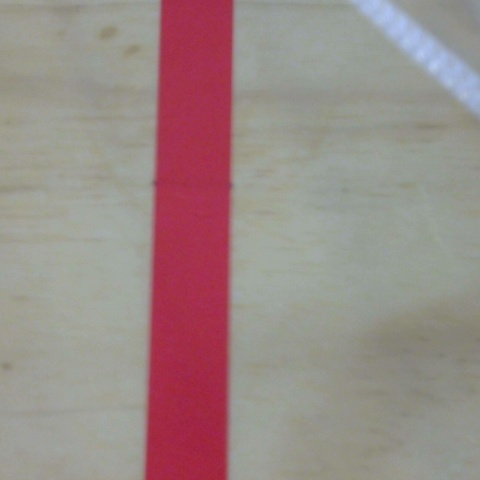
#> input picture pi_vision/captured_image.jpg, 480 x 480 px
$ python -i redline_stream.py   (imports and definitions only)
#> lines starting #> are read from the running program, lines starting #| are printed output that depends on the picture; after the words box and inside, x2 and y2 are one past the last pixel; in counts of white or black regions, pixels touching at a corner belong together; long printed decimals are rounded
#> further down, picture is the input picture: shape (480, 480, 3); mean B, G, R 135.6, 137.9, 154.6
import cv2 as cv
import numpy as np
import time
from datetime import datetime

# I2C configuration
I2C_ADDR = 0x8  # Arduino address
I2C_BUS = 1     # /dev/i2c-1

try:
    from smbus2 import SMBus
    bus = SMBus(I2C_BUS)
except ImportError:
    print(f"Warning: smbus2 module not available (OK if not on Raspberry Pi)")
    bus = None
except Exception as e:
    print(f"Warning: Could not initialize I2C bus: {e}")
    bus = None

# [18 lines left out: functions point_to_line_distance, calculate_line_angle, not called in this run]

def get_robust_centerline(mask, frame_height, frame_width, num_samples=20):
    """
    Extract centerline by sampling the tape width at multiple y-positions.
    More robust to uneven edges and fragmentation.

    Args:
        mask: Binary mask of detected red areas
        frame_height, frame_width: Frame dimensions
        num_samples: Number of y-positions to sample

    Returns:
        centerline_points: Array of [x, y] points along centerline, or None if insufficient data
    """
    centerline_points = []

    for y in range(0, frame_height, max(1, frame_height // num_samples)):
        row = mask[y, :]
        red_x = np.where(row > 0)[0]

        if len(red_x) > 0:
            x_min = red_x[0]
            x_max = red_x[-1]
            tape_width = x_max - x_min

            # Reject if tape is unreasonably wide (noise) or too narrow
            if 3 < tape_width < frame_width * 0.8:
                x_center = (x_min + x_max) / 2
                centerline_points.append([x_center, y])

    return np.array(centerline_points, dtype=np.float32) if centerline_points else None

def fit_centerline_curve(centerline_points):
    """
    Fit a polynomial curve through centerline points.
    Better for uneven/curved tape edges.

    Args:
        centerline_points: Array of [x, y] points along the centerline

    Returns:
        tuple: (poly, angle_at_mid) - polynomial fit and angle at middle point
    """
    if centerline_points is None or len(centerline_points) < 3:
        return None, None

    try:
        # Fit 2nd order polynomial (parabola) for smooth curves
        coeffs = np.polyfit(centerline_points[:, 1], centerline_points[:, 0], 2)
        poly = np.poly1d(coeffs)

        # Get angle at middle point (more representative than endpoints)
        y_mid = centerline_points[len(centerline_points)//2, 1]
        angle_at_mid = np.arctan(poly.deriv()(y_mid))

        return poly, np.degrees(angle_at_mid)
    except Exception as e:
        print(f"  Error fitting centerline curve: {e}")
        return None, None

def detect_curved_turn_adaptive(frame, mask, adaptive_threshold=True, base_threshold=0.003):
    """
    Improved turn detection that adapts to tape width variations.
    Detects curved turns by analyzing the rate of change of the centerline's x-position.

    Args:
        frame: The full image frame
        mask: Red color mask of the frame
        adaptive_threshold: Whether to adapt threshold based on tape width
        base_threshold: Base curvature threshold (default 0.003)

    Returns:
        tuple: (is_turn, turn_type, curvature, centerline_pts, fit_coeffs)
            - is_turn: Boolean indicating if a turn was detected
            - turn_type: String describing turn type ('left_turn', 'right_turn', 'straight')
            - curvature: The rate of change metric
            - centerline_pts: Array of centerline points used for fitting (for visualization)
            - fit_coeffs: Polynomial coefficients or None
    """
    height, width = frame.shape[:2]
    centerline_points = []
    tape_widths = []

    # Sample the tape centerline at different heights
    for y in range(0, height, max(1, height // 20)):  # Sample ~20 points across height
        row = mask[y, :]
        red_x = np.where(row > 0)[0]

        if len(red_x) > 0:
            x_min, x_max = red_x[0], red_x[-1]
            tape_width = x_max - x_min
            tape_widths.append(tape_width)
            centerline_points.append([(x_min + x_max) / 2, y])

    if len(centerline_points) < 3:
        return False, 'straight', 0.0, None, None

    centerline_points = np.array(centerline_points, dtype=np.float32)
    tape_widths = np.array(tape_widths)

    try:
        # Calculate the rate of change of x position as we go down the centerline
        x_changes = np.diff(centerline_points[:, 0])
        curvature = np.var(x_changes)

        # Determine turn direction based on overall x-movement trend
        total_x_change = centerline_points[-1, 0] - centerline_points[0, 0]
        turn_direction = 'left_turn' if total_x_change > 0 else 'right_turn'

        # Adaptive threshold based on tape width variations
        threshold = base_threshold
        if adaptive_threshold and len(tape_widths) > 0:
            mean_width = np.mean(tape_widths)
            width_variation = np.std(tape_widths) / (mean_width + 1e-6)
            # Increase threshold if tape width varies significantly
            threshold = max(0.002, base_threshold + width_variation * 0.01)

        is_turn = curvature > threshold

        if not is_turn:
            return False, 'straight', curvature, centerline_points, None

        return True, turn_direction, curvature, centerline_points, None

    except Exception as e:
        print(f"  Error analyzing centerline curvature: {e}")
        return False, 'straight', 0.0, None, None

def filter_mask_by_size(mask, min_area=200, max_area=None):
    """
    Filter mask to remove small noise regions and keep only significant areas.
    Keeps only contours with area >= min_area.

    Args:
        mask: Binary mask to filter
        min_area: Minimum contour area to keep (removes small noise)
        max_area: Maximum contour area to keep (optional, removes very large regions)

    Returns:
        filtered_mask: Binary mask with only kept contours
    """
    filtered_mask = np.zeros_like(mask)

    try:
        contours, _ = cv.findContours(mask, cv.RETR_EXTERNAL, cv.CHAIN_APPROX_SIMPLE)

        for contour in contours:
            area = cv.contourArea(contour)
            if area >= min_area:
                if max_area is None or area <= max_area:
                    cv.drawContours(filtered_mask, [contour], 0, 255, -1)
    except Exception as e:
        print(f"  Error filtering mask by size: {e}")
        return mask  # Return original if filtering fails

    return filtered_mask

def on_turn_detected(turn_type, curvature):
    """
    Callback function called when a turn is detected.
    Modify this function to perform your desired action (e.g., motor control, logging, etc.)

    Args:
        turn_type: String indicating turn type ('left_turn' or 'right_turn')
        curvature: The curvature coefficient of the detected curve
    """
    print(f"  ⚠️  TURN DETECTED: {turn_type} (curvature: {curvature:.6f})")
    # TODO: Add your turn handling logic here
    # Examples:
    # - Send turn command to motor controller
    # - Log turn event with high priority
    # - Trigger specific robot behavior
    pass


def get_line_endpoints(line):
    """Extract endpoints from a line array."""
    return line[0]

# [108 lines left out: functions get_centerline_from_edges, get_x_on_line, get_horizontal_distance, send_i2c_data, find_tape_edges, not called in this run]


def process_frame(frame, curvature_threshold=0.003):
    """
    Process a single frame and extract centerline data and turn detection.

    Returns:
        tuple: (centerline_angle, centerline_distance, is_turn, turn_type, curvature)
    """
#> called with curvature_threshold = 0.003
    frame_height, frame_width = frame.shape[:2]
#> frame_height = 480; frame_width = 480

    # ===== TURN DETECTION ON TOP 2/3 OF FRAME =====
    crop_turn_bottom = 2 * frame_height // 3
#> crop_turn_bottom = 320
    frame_turn = frame[:crop_turn_bottom, :]
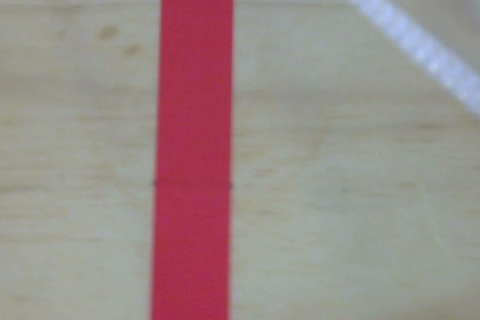
#> frame_turn: shape (320, 480, 3); mean B, G, R 138.4, 140.5, 155.6

    # Convert to HSV to detect red color
    hsv_turn = cv.cvtColor(frame_turn, cv.COLOR_BGR2HSV)
#> hsv_turn: shape (320, 480, 3); mean H, S, V 66.8, 42, 159.7

    # Define HSV range for red color (stricter ranges to avoid false positives on edges)
    red_lower = np.array([0, 100, 100])
    red_upper = np.array([10, 255, 255])
    red_lower_2 = np.array([160, 100, 100])
    red_upper_2 = np.array([180, 255, 255])

    # Create masks for red ranges on cropped frame
    mask1_turn = cv.inRange(hsv_turn, red_lower, red_upper)
#> mask1_turn: shape (320, 480); every value is 0
    mask2_turn = cv.inRange(hsv_turn, red_lower_2, red_upper_2)
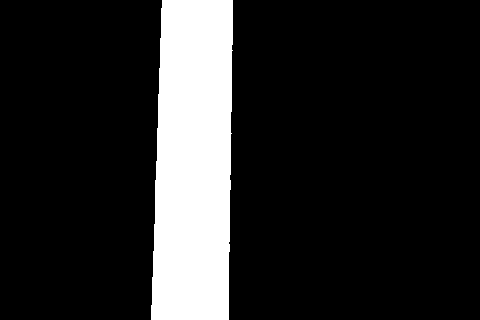
#> mask2_turn: shape (320, 480); 15.5% white; 1 white region, box (x1, y1, x2, y2) and area: (151, 0, 233, 320) 23820
    mask_turn = cv.bitwise_or(mask1_turn, mask2_turn)

    # Apply morphological operations to fill gaps and remove noise
    kernel = cv.getStructuringElement(cv.MORPH_ELLIPSE, (5, 5))
    mask_turn = cv.morphologyEx(mask_turn, cv.MORPH_CLOSE, kernel)  # Fill gaps
#> mask_turn: shape (320, 480); 15.5% white; 1 white region, box (x1, y1, x2, y2) and area: (151, 0, 233, 320) 23822
    mask_turn = cv.morphologyEx(mask_turn, cv.MORPH_OPEN, kernel)   # Remove noise
#> mask_turn: shape (320, 480); 15.5% white; 1 white region

    # Filter out small noise regions, keep only significant contours
    mask_turn = filter_mask_by_size(mask_turn, min_area=200)
#> in filter_mask_by_size, `contours, _ = cv.findContours(mask, cv.RETR_EXTERNAL, cv.CHAIN_APPROX_..`: contours = 1 contour; box (x1, y1, x2, y2) and area: (151, 0, 233, 320) 23426
#> the loop in filter_mask_by_size, `for contour in contours:` made 1 pass
#> area on pass 1: 23426.5

    # Detect curved turn using adaptive threshold method
    is_turn, turn_type, curvature, _, _ = detect_curved_turn_adaptive(frame_turn, mask_turn, adaptive_threshold=True, base_threshold=curvature_threshold)
#> the loop in detect_curved_turn_adaptive, `for y in range(0, height, max(1, height // 20)):` made 20 passes
#> (x_min, x_max, tape_width) on passes 1 to 12: (162, 232, 70), (161, 232, 71), (161, 232, 71), (160, 231, 71), (160, 231, 71), (159, 231, 72), (158, 231, 73), (158, 230, 72), (157, 230, 73), (157, 230, 73), (157, 230, 73), (156, 229, 73)
#> after the loop in detect_curved_turn_adaptive, `for y in range(0, height, max(1, height // 20)):`: centerline_points = [[197, 0], [196.5, 16], [196.5, 32], [195.5, 48], [195.5, 64], [195, 80], [194.5, 96], [194, 112], [193.5, 128], [193.5, 144], [193.5, 160], [192.5, 176], [192, 192], [192, 208], [191.5, 224], [191.5, 240], [190.5, 256], [190.5, 272], [190, 288], [190, 304]]; tape_widths = [70, 71, 71, 71, 71, 72, 73, 72, 73, 73, 73, 73, 74, 74, 75, 75, 75, 75, 76, 76]
#> in detect_curved_turn_adaptive, `centerline_points = np.array(centerline_points, dtype=np.float32)`: centerline_points = 20 rows, first 8: [197, 0], [196.5, 16], [196.5, 32], [195.5, 48], [195.5, 64], [195, 80], [194.5, 96], [194, 112]
#> in detect_curved_turn_adaptive, `tape_widths = np.array(tape_widths)`: tape_widths = 20 values, max 76 at index 18, min 70 at index 0, mean 73.15
#> in detect_curved_turn_adaptive, `x_changes = np.diff(centerline_points[:, 0])`: x_changes = 19 values, max 0 at index 1, min -1 at index 2, mean -0.368
#> in detect_curved_turn_adaptive, `curvature = np.var(x_changes)`: curvature = 0.127
#> in detect_curved_turn_adaptive, `total_x_change = centerline_points[-1, 0] - centerline_points[0, 0]`: total_x_change = -7
#> in detect_curved_turn_adaptive, `turn_direction = 'left_turn' if total_x_change > 0 else 'right_turn'`: turn_direction = 'right_turn'
#> in detect_curved_turn_adaptive, `mean_width = np.mean(tape_widths)`: mean_width = 73.15
#> in detect_curved_turn_adaptive, `width_variation = np.std(tape_widths) / (mean_width + 1e-6)`: width_variation = 0.0242
#> in detect_curved_turn_adaptive, `threshold = max(0.002, base_threshold + width_variation * 0.01)`: threshold = 0.00324
#> in detect_curved_turn_adaptive, `is_turn = curvature > threshold`: is_turn = True
#> is_turn = True; turn_type = 'right_turn'; curvature = 0.127
    if is_turn:
        on_turn_detected(turn_type, curvature)
#|   ⚠️  TURN DETECTED: right_turn (curvature: 0.1274)

    # ===== CENTERLINE ANALYSIS ON CROPPED CENTER 1/3 =====
    crop_top = frame_height // 3
#> crop_top = 160
    crop_bottom = 2 * frame_height // 3
#> crop_bottom = 320
    frame_cropped = frame[crop_top:crop_bottom, :]
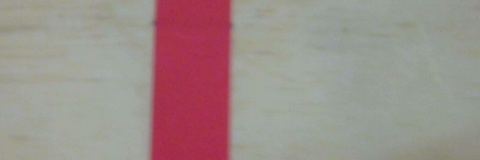
#> frame_cropped: shape (160, 480, 3); mean B, G, R 138.8, 142.2, 157.3

    hsv = cv.cvtColor(frame_cropped, cv.COLOR_BGR2HSV)
#> hsv: shape (160, 480, 3); mean H, S, V 67.3, 41.4, 161

    # Create masks for red ranges (same stricter ranges)
    mask1 = cv.inRange(hsv, red_lower, red_upper)
#> mask1: shape (160, 480); every value is 0
    mask2 = cv.inRange(hsv, red_lower_2, red_upper_2)
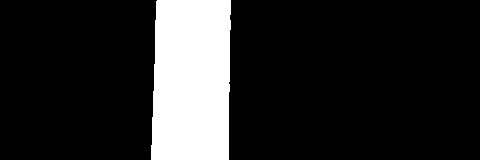
#> mask2: shape (160, 480); 15.8% white; 1 white region, box (x1, y1, x2, y2) and area: (151, 0, 231, 160) 12157
    mask = cv.bitwise_or(mask1, mask2)

    # Apply morphological operations to fill gaps and improve robustness
    mask = cv.morphologyEx(mask, cv.MORPH_CLOSE, kernel)  # Fill small gaps in tape
#> mask: shape (160, 480); 15.8% white; 1 white region
    mask = cv.morphologyEx(mask, cv.MORPH_OPEN, kernel)   # Remove small noise

    # Filter out small noise regions, keep only significant contours
    mask = filter_mask_by_size(mask, min_area=200)
#> in filter_mask_by_size (call 2), `contours, _ = cv.findContours(mask, cv.RETR_EXTERNAL, cv.CHAIN_APPROX_..`: contours = 1 contour; box (x1, y1, x2, y2) and area: (151, 0, 231, 160) 11924
#> the loop in filter_mask_by_size (call 2), `for contour in contours:` made 1 pass
#> area on pass 1: 11924.5

    centerline_angle = None
    centerline_distance = None

    # Use robust centerline sampling method (more reliable than edge detection)
    centerline_pts = get_robust_centerline(mask, frame_cropped.shape[0], frame_cropped.shape[1], num_samples=20)
#> the loop in get_robust_centerline, `for y in range(0, frame_height, max(1, frame_height // num_samples)):` made 20 passes
#> (x_min, x_max, tape_width, x_center) on passes 1 to 12: (156, 230, 74, 193), (156, 230, 74, 193), (156, 229, 73, 192.5), (155, 230, 75, 192.5), (155, 229, 74, 192), (155, 229, 74, 192), (155, 229, 74, 192), (155, 229, 74, 192), (154, 229, 75, 191.5), (154, 229, 75, 191.5), (154, 229, 75, 191.5), (154, 229, 75, 191.5)
#> after the loop in get_robust_centerline, `for y in range(0, frame_height, max(1, frame_height // num_samples)):`: centerline_points = [[193, 0], [193, 8], [192.5, 16], [192.5, 24], [192, 32], [192, 40], [192, 48], [192, 56], [191.5, 64], [191.5, 72], [191.5, 80], [191.5, 88], [190.5, 96], [190.5, 104], [190.5, 112], [190, 120], [190, 128], [190, 136], [190, 144], [189.5, 152]]
#> centerline_pts = 20 rows, first 8: [193, 0], [193, 8], [192.5, 16], [192.5, 24], [192, 32], [192, 40], [192, 48], [192, 56]

    if centerline_pts is not None and len(centerline_pts) >= 3:
        # Fit polynomial curve through centerline points
        poly, centerline_angle = fit_centerline_curve(centerline_pts)
#> in fit_centerline_curve, `coeffs = np.polyfit(centerline_points[:, 1], centerline_points[:, 0], 2)`: coeffs = [-9.79e-06, -0.0212, 193]
#> in fit_centerline_curve, `y_mid = centerline_points[len(centerline_points)//2, 1]`: y_mid = 80
#> in fit_centerline_curve, `angle_at_mid = np.arctan(poly.deriv()(y_mid))`: angle_at_mid = -0.0227
#> centerline_angle = -1.3

        if poly is not None and centerline_angle is not None:
            # Calculate horizontal distance from image center to centerline
            img_height, img_width = frame_cropped.shape[:2]
#> img_height = 160; img_width = 480
            center_x = img_width / 2
#> center_x = 240
            center_y = img_height / 2
#> center_y = 80

            # Use polynomial for distance calculation
            centerline_x_at_center = poly(center_y)
#> centerline_x_at_center = 191.2
            centerline_distance = centerline_x_at_center - center_x
#> centerline_distance = -48.77

    return centerline_angle, centerline_distance, is_turn, turn_type, curvature


# [84 lines left out: function run_stream, not called in this run]

# [7 lines not run here, left out]

>>> import cv2
>>> picture = cv2.imread('captured_image.jpg')
>>> result = process_frame(picture)
#> result = (-1.3, -48.77, True, 'right_turn', 0.127)
